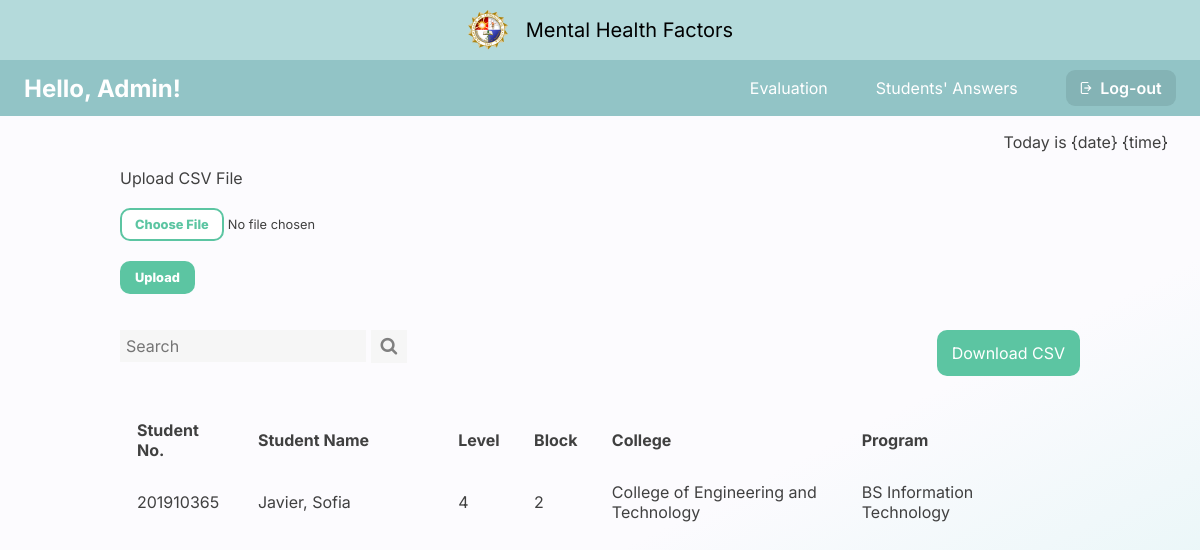
The page /student_list on the database as committed earlier.
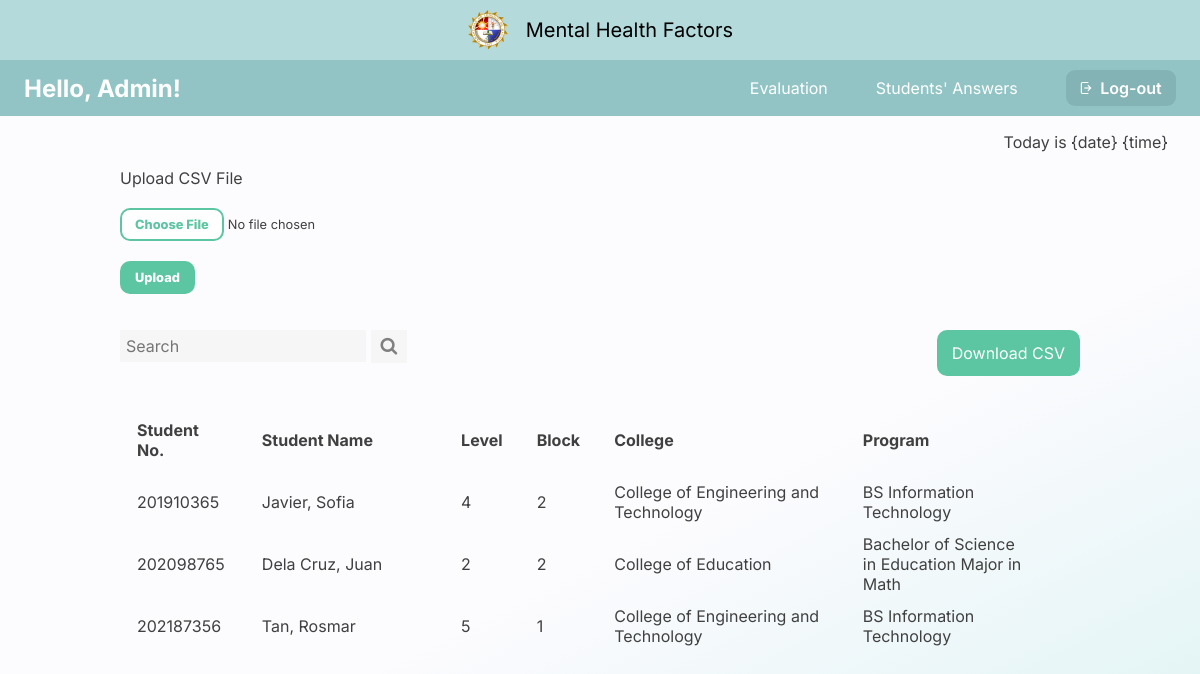
The same page on the database as committed later.
### capswebsite/models.py (models this page shows, shortened)
class Answers(models.Model):
    email_error_message = 'Email must be: @plm.edu.ph'
    email_regex = RegexValidator(
    regex=r'^[A-Za-z0-9._%+-]+@plm.edu.ph$',
    message=email_error_message
    )
    ID_error_message = 'Faculty ID must be entered in format: 20XXXXXXX'
    ID_regex = RegexValidator(
        regex=r'^20\d{7}$',
        message=ID_error_message
    )
    Year_CHOICES = (
        ('1', '1'),
        ('2', '2'),
        ('3', '3'),
        ('4', '4'),
        ('5', '5'),
        ('6', '6'),
    )
    email = models.EmailField(verbose_name="Email",max_length=60,validators=[email_regex],blank=True)
    firstName = models.CharField(max_length=100, verbose_name='First Name', null=True,blank=True)
    lastName = models.CharField(max_length=100, verbose_name='Last Name', null=True,blank=True)
    numberID = models.CharField(max_length=100,validators=[ID_regex], verbose_name='Number ID', null=True,blank=True)
    college= models.ForeignKey(College, verbose_name='College',null=True,blank=True,on_delete=models.CASCADE)
    course= models.ForeignKey(Course, verbose_name='Course',null=True,blank=True,on_delete=models.CASCADE)
    year = models.CharField(max_length=10, choices=Year_CHOICES, verbose_name='Year', null=True,blank=True)
    block = models.CharField(max_length=10, verbose_name='Block', null=True,blank=True)
    question1 = models.CharField(max_length=1000, verbose_name="question1",null=True, blank =True)
    question2 = models.CharField(max_length=1000, verbose_name="question2",null=True, blank =True)
    question3 = models.CharField(max_length=1000, verbose_name="question3",null=True, blank =True)
    question4 = models.CharField(max_length=1000, verbose_name="question4",null=True, blank =True)
    question5 = models.CharField(max_length=1000, verbose_name="question5",null=True, blank =True)

class College(models.Model):
    college = models.CharField(max_length=100, verbose_name="College",unique=True,null=True, blank =True)
    def __str__(self):
        return f"{self.college}"

class Course(models.Model):
    college = models.ForeignKey(College, verbose_name='College',null=True,blank=True,on_delete=models.CASCADE)
    course = models.CharField(max_length=100, verbose_name="Course",unique=True,null=True, blank =True)
    def __str__(self):
        return f"{self.course}"

### capswebsite/views.py (the view, shortened to what this page needs)
# urls.py: path('student_list',views.student_list, name="student_list"),
def student_list(request):
    answers = Answers.objects.all
    return render(request,'admin/student_list.html',{'answers':answers})

### capswebsite/templates/admin/student_list.html (shortened to what this page needs)
{% load static %}
{% include 'admin/admin_navbar.html' %}
{% block content %}
    <p class="date-time">Today is {date} {time}</p>
    <form method="post" enctype="multipart/form-data">
        <div class="upload-div">
            <label>Upload CSV File</label>
            <br><br>
            <input class="choose-file" type="file" name="file">
            <br><br>
            <button class="upload-btn" type="submit">Upload</button>
        </div>
    </form>
    <div class="centered-div">
        <div class="top-row">
            <div class="search-container">
                <form action="#">
                <input type="text" placeholder="Search" name="search">
                <button type="submit"><i class="fa fa-search"></i></button>
                </form>
            </div>
            <div class="dl-csv">
                <a href="{% url 'answers_csv'%}"><button class="dl-btn"> Download CSV </button></a>
            </div>
        </div>
        <br><br>
        <table class="stud-list-tbl">
            <thead>
            <tr>
                <td width="12%"> Student No. </td>
                <td width="20%"> Student Name </td>
                <td width="5%"> Level </td>
                <td width="5%"> Block </td>
                <td width="25%"> College </td>
                <td width="20%"> Program </td>
                <td width="2%"></td>
            </tr>
            </thead>
            <tbody>
                {% for students in answers %}
            <tr>
                <td><a href="{% url 'student_answer' students.id %}"> {{students.numberID}} </a></td>
                <td><a href="{% url 'student_answer' students.id %}"> {{students.lastName}}, {{students.firstName}} </a></td>
                <td><a href="{% url 'student_answer' students.id %}"> {{students.year}} </a></td>
                <td><a href="{% url 'student_answer' students.id %}"> {{students.block}} </a></td>
                <td><a href="{% url 'student_answer' students.id %}"> {{students.college}} </a></td>
                <td><a href="{% url 'student_answer' students.id %}"> {{students.course}} </a></td>
            </tr>
            {%endfor%}
            </tbody>
        </table>
    </div>
{% endblock %}

### capswebsite/templates/admin/admin_navbar.html (shortened to what this page needs)
{% load static %}
<!DOCTYPE html>
<html lang="en">
<head>
    <link rel="stylesheet" href="{% static '/css/admin_navbar.css' %}">
    <link rel="stylesheet" href="https://cdnjs.cloudflare.com/ajax/libs/font-awesome/4.7.0/css/font-awesome.min.css">
</head>
<body>
    <div class="nav-bar-1">
            <img src="{% static 'image/plm-logo.png' %}" style="vertical-align: middle">
            &nbsp;&nbsp;
            Mental Health Factors
    </div>
    <div class="nav-bar-2">
        <p class="hello">Hello, Admin!</p>
            <ul>
                <li><a href="{% url 'evaluation' %}"> Evaluation </a></li>
                <li><a href="{% url 'student_list' %}"> Students' Answers </a></li>
            </ul>
            <a href="{% url 'logout' %}">
                <button class="btn-logout"><img src="{% static 'image/logout-icon.png' %}" height="12em">&nbsp; Log-out</button>
            </a>
        </div>
</body>
</html>

### capswebsite/static/css/admin_navbar.css (style rules this page uses)
body { margin:0px; width: 100%; height: 100%; }
.nav-bar-1 { height: 3em; background-color: #B4DADB; text-align: center; align-items: center; display: flex; place-items: center; place-content: center; font-family: 'Inter'; font-style: normal; font-weight: 400; font-size: 20px; }
.nav-bar-2 { background: #92C4C6; height: 3.5em; display: flex; align-items: center; }
.hello { margin: 0%; padding-left: 1em; font-family: 'Inter'; font-style: normal; font-weight: 700; font-size: 24px; color: white; }
ul { list-style: none; }
li { float: left; }
li a { display: block; color: white; text-align: center; padding: 1em; margin-left: 1em; text-decoration: none; font-family: 'Inter'; font-style: normal; font-weight: 400; font-size: 1em; }
.btn-logout { background-color: #84B3B5; border: none; color: white; padding: .5em .9em; text-align: center; text-decoration: none; display: inline-block; margin: 2px; margin-left: 2em; margin-right: 1.5em; cursor: pointer; font-family: 'Inter'; font-style: normal; font-weight: 600; font-size: 1em; border-radius: 9px; }

### capswebsite/templates/admin/student_list.html (style rules this page uses)
body { margin: 0px; min-height: 100vh; background: linear-gradient(153.3deg, #FCFBFE 61.32%, #D8F2F2 106.14%); background-repeat: no-repeat; font-family: 'Inter'; font-style: normal; font-weight: 400; font-size: 1em; }
.date-time { font-family: 'Inter'; font-style: normal; font-weight: 400; font-size: 1em; color: #404040; text-align: right; margin-right: 2em; }
.centered-div { margin: 3% 10% 10% 10%; min-height: 270px; }
.top-row { width: auto; }
.search-container { display: inline-block; }
input[type=text] { padding: 6px; border: none; margin: 0px; background: #f6f6f6; font-family: 'Inter'; font-style: normal; font-weight: 400; font-size: 16px; }
.search-container button { padding: 6px 10px; background: #f6f6f6; font-size: 18px; border: none; cursor: pointer; margin: 0px; color: gray; }
.dl-csv { float: right; }
.dl-btn { background-color: #5CC5A2; border: none; color: white; padding: 13px 15px; text-align: center; text-decoration: none; display: inline-block; cursor: pointer; font-family: 'Inter'; font-style: normal; font-weight: 400; font-size: 1em; border-radius: 10px; }
.stud-list-tbl { margin-left: auto; margin-right: auto; width: 100%; table-layout: auto; }
thead td { font-family: 'Inter'; font-style: normal; font-weight: 700; font-size: 16px; color: #404040; padding: 15px; }
tbody td { font-family: 'Inter'; font-style: normal; font-weight: 400; font-size: 16px; color: #404040; padding: 5px 15px; }
td a { text-decoration: none; color:#404040 }
.upload-div { padding: 0% 10%; font-family: 'Inter'; font-style: normal; font-weight: 400; font-size: 1em; color: #404040; }
.choose-file { font-family: 'Inter'; font-style: normal; font-weight: 400; font-size: .8em; color: #404040; }
.upload-btn { background-color: #5CC5A2; border: none; color: white; padding: 9px 15px; text-align: center; text-decoration: none; display: inline-block; cursor: pointer; font-family: 'Inter'; font-style: normal; font-weight: 800; font-size: .8em; border-radius: 10px; }

Rows that differ between the two databases and show on the page:
added Answers: numberID "202098765", lastName "Dela Cruz", firstName "Juan", year "2", block "2", college "College of Education", course "Bachelor of Science in Education Major in Math"
added Answers: numberID "202187356", lastName "Tan", firstName "Rosmar", year "5", block "1", college "College of Engineering and Technology", course "BS Information Technology"
